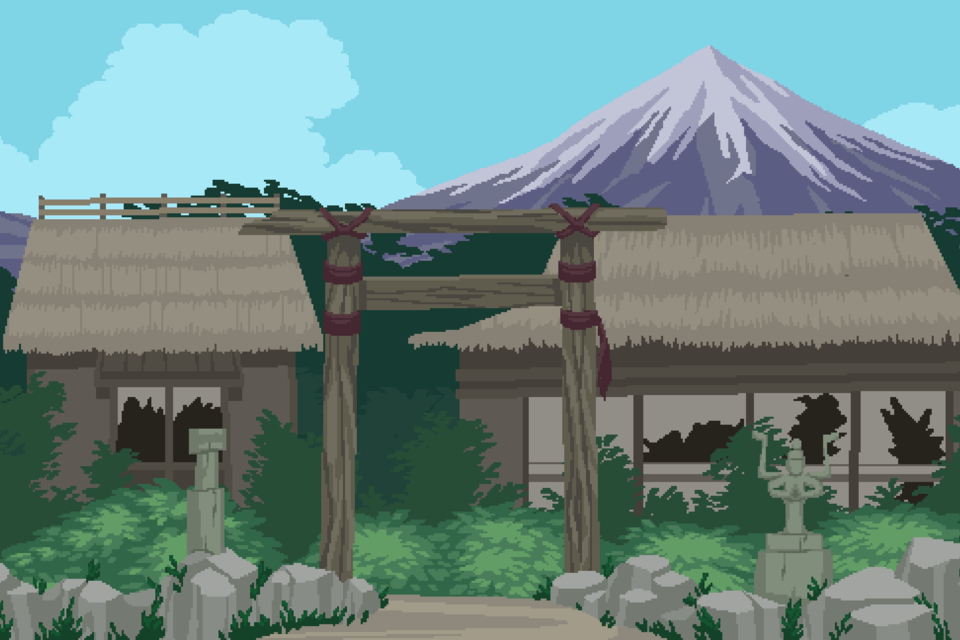

This is a level from a 2D game, rendered from its Tiled map with the project's own tilesets. A one-line summary and the complete map file follow:
An orthogonal 30x20 tile map with 32x32 px tiles, 1 tile layer (Camada de Blocos 1).

<map version="1.10" tiledversion="1.11.2" orientation="orthogonal" renderorder="right-down" width="30" height="20" tilewidth="32" tileheight="32" infinite="0" nextlayerid="2" nextobjectid="1">
 <tileset firstgid="1" name="Samurai_World3" tilewidth="32" tileheight="32" tilecount="700" columns="35">
  <image source="Samurai_World3.png" width="1138" height="640" />
 </tileset>
 <layer id="1" name="Camada de Blocos 1" width="30" height="20">
  <data encoding="csv">
3,4,5,6,7,8,9,10,11,12,13,14,15,16,17,18,19,20,21,22,23,24,25,26,27,28,29,30,31,32,
38,39,40,41,42,43,44,45,46,47,48,49,50,51,52,53,54,55,56,57,58,59,60,61,62,63,64,65,66,67,
73,74,75,76,77,78,79,80,81,82,83,84,85,86,87,88,89,90,91,92,93,94,95,96,97,98,99,100,101,102,
108,109,110,111,112,113,114,115,116,117,118,119,120,121,122,123,124,125,126,127,128,129,130,131,132,133,134,135,136,137,
143,144,145,146,147,148,149,150,151,152,153,154,155,156,157,158,159,160,161,162,163,164,165,166,167,168,169,170,171,172,
178,179,180,181,182,183,184,185,186,187,188,189,190,191,192,193,194,195,196,197,198,199,200,201,202,203,204,205,206,207,
213,214,215,216,217,218,219,220,221,222,223,224,225,226,227,228,229,230,231,232,233,234,235,236,237,238,239,240,241,242,
248,249,250,251,252,253,254,255,256,257,258,259,260,261,262,263,264,265,266,267,268,269,270,271,272,273,274,275,276,277,
283,284,285,286,287,288,289,290,291,292,293,294,295,296,297,298,299,300,301,302,303,304,305,306,307,308,309,310,311,312,
318,319,320,321,322,323,324,325,326,327,328,329,330,331,332,333,334,335,336,337,338,339,340,341,342,343,344,345,346,347,
353,354,355,356,357,358,359,360,361,362,363,364,365,366,367,368,369,370,371,372,373,374,375,376,377,378,379,380,381,382,
388,389,390,391,392,393,394,395,396,397,398,399,400,401,402,403,404,405,406,407,408,409,410,411,412,413,414,415,416,417,
423,424,425,426,427,428,429,430,431,432,433,434,435,436,437,438,439,440,441,442,443,444,445,446,447,448,449,450,451,452,
458,459,460,461,462,463,464,465,466,467,468,469,470,471,472,473,474,475,476,477,478,479,480,481,482,483,484,485,486,487,
493,494,495,496,497,498,499,500,501,502,503,504,505,506,507,508,509,510,511,512,513,514,515,516,517,518,519,520,521,522,
528,529,530,531,532,533,534,535,536,537,538,539,540,541,542,543,544,545,546,547,548,549,550,551,552,553,554,555,556,557,
563,564,565,566,567,568,569,570,571,572,573,574,575,576,577,578,579,580,581,582,583,584,585,586,587,588,589,590,591,592,
598,599,600,601,602,603,604,605,606,607,608,609,610,611,612,613,614,615,616,617,618,619,620,621,622,623,624,625,626,627,
633,634,635,636,637,638,639,640,641,642,643,644,645,646,647,648,649,650,651,652,653,654,655,656,657,658,659,660,661,662,
668,669,670,671,672,673,674,675,676,677,678,679,680,681,682,683,684,685,686,687,688,689,690,691,692,693,694,695,696,697
</data>
 </layer>
</map>
